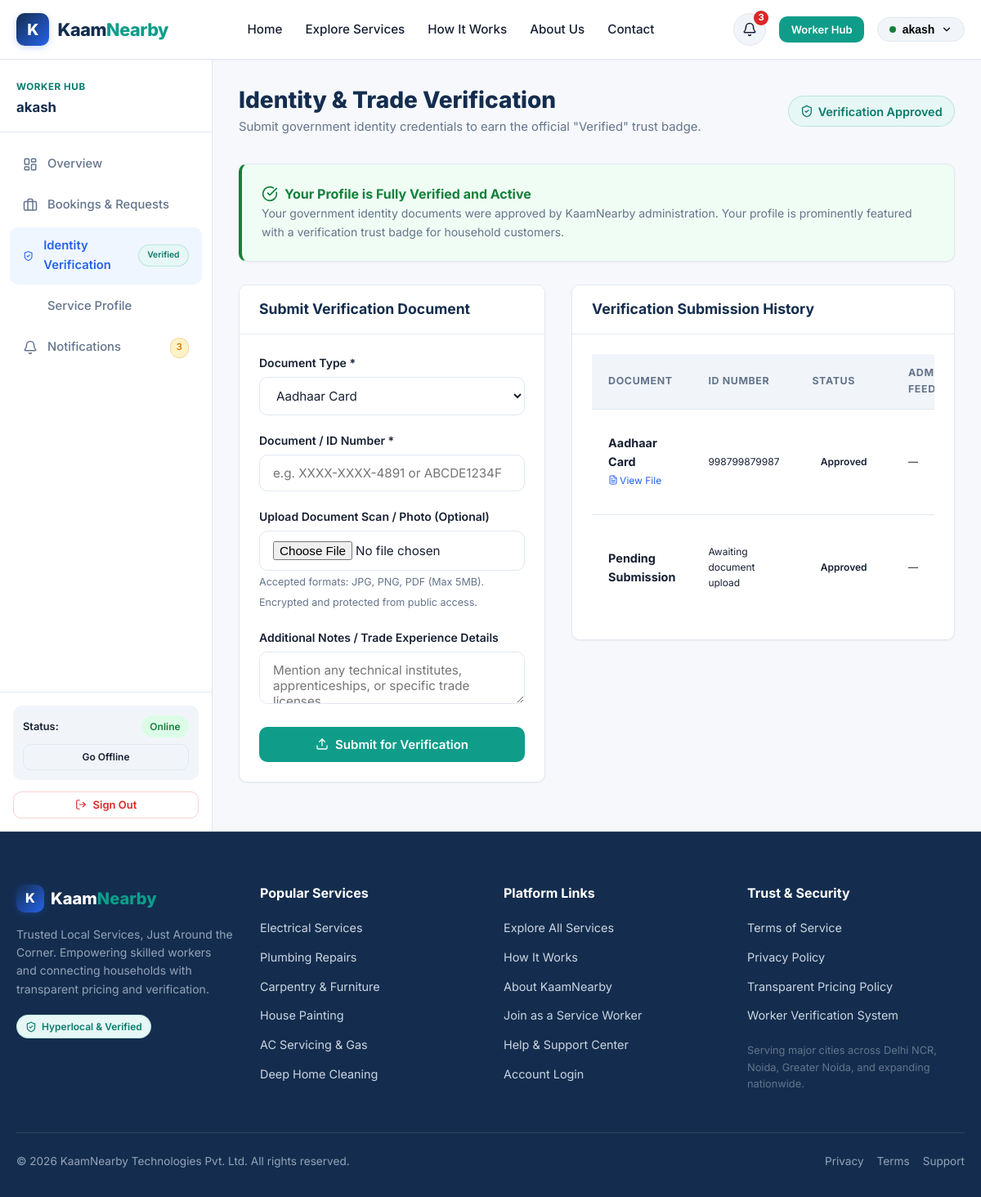
Screenshot of /worker/verification (signed in) with the database file from the repository.
### tables this page shows
CREATE TABLE users (
    id INTEGER PRIMARY KEY AUTOINCREMENT,
    name TEXT NOT NULL,
    email TEXT UNIQUE NOT NULL,
    password_hash TEXT NOT NULL,
    role TEXT NOT NULL CHECK(role IN ('customer', 'worker', 'admin')),
    phone TEXT,
    city TEXT NOT NULL,
    is_active INTEGER DEFAULT 1,
    created_at TIMESTAMP DEFAULT CURRENT_TIMESTAMP
);

CREATE TABLE workers (
    id INTEGER PRIMARY KEY AUTOINCREMENT,
    user_id INTEGER UNIQUE NOT NULL REFERENCES users(id) ON DELETE CASCADE,
    category TEXT NOT NULL,
    bio TEXT,
    experience_years INTEGER DEFAULT 2,
    starting_price REAL DEFAULT 300.0,
    service_area TEXT,
    available INTEGER DEFAULT 1 CHECK(available IN (0, 1)),
    verification_status TEXT DEFAULT 'pending' CHECK(verification_status IN ('pending', 'approved', 'rejected')),
    created_at TIMESTAMP DEFAULT CURRENT_TIMESTAMP,
    updated_at TIMESTAMP DEFAULT CURRENT_TIMESTAMP
);

CREATE TABLE verifications (
    id INTEGER PRIMARY KEY AUTOINCREMENT,
    worker_id INTEGER NOT NULL REFERENCES workers(id) ON DELETE CASCADE,
    doc_type TEXT NOT NULL,
    doc_number TEXT NOT NULL,
    file_path TEXT,
    note TEXT,
    status TEXT DEFAULT 'pending' CHECK(status IN ('pending', 'approved', 'rejected')),
    admin_note TEXT,
    reviewed_by INTEGER REFERENCES users(id),
    created_at TIMESTAMP DEFAULT CURRENT_TIMESTAMP,
    reviewed_at TIMESTAMP
);

### app.py (the view, shortened to what this page needs)
    @app.route('/worker/verification', methods=['GET', 'POST'])
    @worker_required
    def worker_verification():
        worker = get_current_worker()
        user = get_current_user()
        db = get_db()
        verifications = db.execute("""
            SELECT * FROM verifications WHERE worker_id = ? ORDER BY created_at DESC
        """, (worker['id'],)).fetchall()
        return render_template('worker/verification.html', worker=worker, user=user, verifications=verifications)

### templates/worker/verification.html (shortened to what this page needs)
{% extends 'base.html' %}
{% block content %}
<div class="dashboard-layout">
  {% include 'partials/sidebar.html' %}
  <div class="dashboard-content">
    <div class="dashboard-header">
      <div>
        <h1 class="dashboard-title">Identity & Trade Verification</h1>
        <p class="dashboard-subtitle">Submit government identity credentials to earn the official "Verified" trust badge.</p>
      </div>
      {% if worker.verification_status == 'approved' %}
        <span class="badge badge-verified" style="font-size:0.9rem; padding: 0.4rem 0.9rem;">
          <i data-lucide="shield-check" style="width:16px; height:16px;"></i> Verification Approved
        </span>
      {% elif worker.verification_status == 'pending' %}
        <span class="badge badge-pending" style="font-size:0.9rem; padding: 0.4rem 0.9rem;">
          <i data-lucide="clock" style="width:16px; height:16px;"></i> Review in Progress
        </span>
      {% else %}
        <span class="badge badge-rejected" style="font-size:0.9rem; padding: 0.4rem 0.9rem;">
          <i data-lucide="alert-circle" style="width:16px; height:16px;"></i> Verification Rejected
        </span>
      {% endif %}
    </div>
    {% if worker.verification_status == 'approved' %}
      <div class="card mb-6" style="border-left: 4px solid var(--color-success); background-color: #F0FDF4;">
        <div class="card-body">
          <div class="flex items-center gap-2 mb-1" style="color: var(--color-success); font-weight: 700;">
            <i data-lucide="check-circle" style="width: 20px; height: 20px;"></i>
            <span>Your Profile is Fully Verified and Active</span>
          </div>
          <p class="text-sm text-muted">
            Your government identity documents were approved by KaamNearby administration. Your profile is prominently featured with a verification trust badge for household customers.
          </p>
        </div>
      </div>
    {% endif %}
    <div style="display: grid; grid-template-columns: 1.2fr 1.5fr; gap: 2rem; align-items: flex-start;">
      <div class="card">
        <div class="card-header">
          <h3 class="card-title">Submit Verification Document</h3>
        </div>
        <div class="card-body">
          <form action="{{ url_for('worker_verification') }}" method="POST" enctype="multipart/form-data">
            <div class="form-group">
              <label for="doc_type">Document Type *</label>
              <select id="doc_type" name="doc_type" class="form-control" required>
                <option value="Aadhaar Card">Aadhaar Card</option>
              </select>
            </div>
            <div class="form-group">
              <label for="doc_number">Document / ID Number *</label>
              <input type="text" id="doc_number" name="doc_number" class="form-control" placeholder="e.g. XXXX-XXXX-4891 or ABCDE1234F" required>
            </div>
            <div class="form-group">
              <label for="document_file">Upload Document Scan / Photo (Optional)</label>
              <input type="file" id="document_file" name="document_file" class="form-control" accept=".png,.jpg,.jpeg,.pdf">
              <span class="help-text">Accepted formats: JPG, PNG, PDF (Max 5MB). Encrypted and protected from public access.</span>
            </div>
            <div class="form-group">
              <label for="note">Additional Notes / Trade Experience Details</label>
              <textarea id="note" name="note" rows="2" class="form-control" placeholder="Mention any technical institutes, apprenticeships, or specific trade licenses..."></textarea>
            </div>
            <button type="submit" class="btn btn-teal btn-block">
              <i data-lucide="upload" style="width: 16px; height: 16px;"></i> Submit for Verification
            </button>
          </form>
        </div>
      </div>
      <div class="card">
        <div class="card-header">
          <h3 class="card-title">Verification Submission History</h3>
        </div>
        <div class="card-body p-0">
          {% if verifications %}
            <div class="table-responsive">
              <table class="data-table">
                <thead>
                  <tr>
                    <th>Document</th>
                    <th>ID Number</th>
                    <th>Status</th>
                    <th>Admin Feedback</th>
                  </tr>
                </thead>
                <tbody>
                  {% for v in verifications %}
                    <tr>
                      <td>
                        <div class="font-bold">{{ v.doc_type }}</div>
                        {% if v.file_path %}
                          <a href="{{ url_for('secure_uploaded_file', filename=v.file_path) }}" target="_blank" class="text-xs text-primary" style="display:inline-flex; align-items:center; gap:2px;">
                            <i data-lucide="file-text" style="width:12px; height:12px;"></i> View File
                          </a>
                        {% endif %}
                      </td>
                      <td class="text-xs">{{ v.doc_number }}</td>
                      <td>
                        <span class="badge badge-{{ v.status }}">{{ v.status }}</span>
                      </td>
                      <td class="text-xs text-muted">
                        {{ v.admin_note or '—' }}
                      </td>
                    </tr>
                  {% endfor %}
                </tbody>
              </table>
            </div>
          {% else %}
            <div class="empty-state py-6">
              <div class="empty-state-title text-sm">No verification documents submitted yet.</div>
            </div>
          {% endif %}
        </div>
      </div>
    </div>
  </div>
</div>
{% endblock %}

### templates/partials/navbar.html (shortened to what this page needs)
<nav class="navbar">
  <div class="container nav-container">
    <a href="{{ url_for('index') }}" class="brand-logo">
      <div class="brand-icon-box">K</div>
      <span>Kaam<span class="accent">Nearby</span></span>
    </a>
    <ul class="nav-links" id="navLinks">
      <li><a href="{{ url_for('index') }}" class="{{ 'active' if request.endpoint == 'index' else '' }}">Home</a></li>
      <li><a href="{{ url_for('services') }}" class="{{ 'active' if request.endpoint == 'services' else '' }}">Explore Services</a></li>
      <li><a href="{{ url_for('how_it_works') }}" class="{{ 'active' if request.endpoint == 'how_it_works' else '' }}">How It Works</a></li>
      <li><a href="{{ url_for('about') }}" class="{{ 'active' if request.endpoint == 'about' else '' }}">About Us</a></li>
      <li><a href="{{ url_for('contact') }}" class="{{ 'active' if request.endpoint == 'contact' else '' }}">Contact</a></li>
    </ul>
    <div class="nav-actions">
      {% if current_user %}
        <a href="{{ url_for('notifications') }}" class="notif-btn" title="Notifications">
          <i data-lucide="bell" style="width: 18px; height: 18px;"></i>
          {% if unread_notifications_count > 0 %}
            <span class="notif-badge-count">{{ unread_notifications_count }}</span>
          {% endif %}
        </a>
        {% if current_user.role == 'customer' %}
          <a href="{{ url_for('customer_dashboard') }}" class="btn btn-outline-primary btn-sm">Dashboard</a>
        {% elif current_user.role == 'worker' %}
          <a href="{{ url_for('worker_dashboard') }}" class="btn btn-teal btn-sm">Worker Hub</a>
        {% elif current_user.role == 'admin' %}
          <a href="{{ url_for('admin_dashboard') }}" class="btn btn-navy btn-sm">Admin Panel</a>
        {% endif %}
        <div class="user-dropdown">
          <button class="dropdown-trigger" id="userDropdownTrigger" type="button">
            <span style="display:inline-block; width:8px; height:8px; border-radius:50%; background:var(--color-success);"></span>
            <span>{{ current_user.name.split(' ')[0] }}</span>
            <i data-lucide="chevron-down" style="width: 14px; height: 14px;"></i>
          </button>
        </div>
      {% else %}
        <a href="{{ url_for('login') }}" class="btn btn-outline btn-sm">Log In</a>
        <a href="{{ url_for('register') }}" class="btn btn-primary btn-sm">Get Started</a>
      {% endif %}
    </div>
  </div>
</nav>

### templates/partials/sidebar.html (shortened to what this page needs)
<aside class="sidebar">
  <div>
    <div class="sidebar-header">
      <div class="sidebar-user-role">
        {% if current_user.role == 'customer' %}
          Customer Portal
        {% elif current_user.role == 'worker' %}
          Worker Hub
        {% elif current_user.role == 'admin' %}
          Super Admin
        {% endif %}
      </div>
      <div class="sidebar-user-name">{{ current_user.name }}</div>
    </div>
    <ul class="sidebar-nav">
      {% if current_user.role == 'customer' %}
        <li>
          <a href="{{ url_for('customer_dashboard') }}" class="{{ 'active' if request.endpoint == 'customer_dashboard' else '' }}">
            <i data-lucide="layout-dashboard"></i> Overview
          </a>
        </li>
        <li>
          <a href="{{ url_for('services') }}">
            <i data-lucide="search"></i> Find Services
          </a>
        </li>
        <li>
          <a href="{{ url_for('customer_bookings') }}" class="{{ 'active' if request.endpoint in ('customer_bookings', 'customer_booking_detail') else '' }}">
            <i data-lucide="calendar"></i> My Bookings
          </a>
        </li>
        <li>
          <a href="{{ url_for('notifications') }}" class="{{ 'active' if request.endpoint == 'notifications' else '' }}">
            <i data-lucide="bell"></i> Notifications
            {% if unread_notifications_count > 0 %}
              <span class="badge badge-pending" style="margin-left:auto; font-size:0.7rem; padding:0.15rem 0.45rem;">{{ unread_notifications_count }}</span>
            {% endif %}
          </a>
        </li>
        <li>
          <a href="{{ url_for('customer_profile') }}" class="{{ 'active' if request.endpoint == 'customer_profile' else '' }}">
            <i data-lucide="user"></i> Profile Settings
          </a>
        </li>
      {% elif current_user.role == 'worker' %}
        <li>
          <a href="{{ url_for('worker_dashboard') }}" class="{{ 'active' if request.endpoint == 'worker_dashboard' else '' }}">
            <i data-lucide="layout-dashboard"></i> Overview
          </a>
        </li>
        <li>
          <a href="{{ url_for('worker_bookings') }}" class="{{ 'active' if request.endpoint in ('worker_bookings', 'worker_booking_detail') else '' }}">
            <i data-lucide="briefcase"></i> Bookings & Requests
          </a>
        </li>
        <li>
          <a href="{{ url_for('worker_verification') }}" class="{{ 'active' if request.endpoint == 'worker_verification' else '' }}">
            <i data-lucide="shield-check"></i> Identity Verification
            {% if current_worker and current_worker.verification_status == 'pending' %}
              <span class="badge badge-pending" style="margin-left:auto; font-size:0.65rem;">Pending</span>
            {% elif current_worker and current_worker.verification_status == 'approved' %}
              <span class="badge badge-verified" style="margin-left:auto; font-size:0.65rem;">Verified</span>
            {% endif %}
          </a>
        </li>
        <li>
          <a href="{{ url_for('worker_profile') }}" class="{{ 'active' if request.endpoint == 'worker_profile' else '' }}">
            <i data-lucide="tool"></i> Service Profile
          </a>
        </li>
        <li>
          <a href="{{ url_for('notifications') }}" class="{{ 'active' if request.endpoint == 'notifications' else '' }}">
            <i data-lucide="bell"></i> Notifications
            {% if unread_notifications_count > 0 %}
              <span class="badge badge-pending" style="margin-left:auto; font-size:0.7rem; padding:0.15rem 0.45rem;">{{ unread_notifications_count }}</span>
            {% endif %}
          </a>
        </li>
      {% endif %}
    </ul>
  </div>
  <div class="sidebar-footer">
    {% if current_user.role == 'worker' and current_worker %}
      <div style="margin-bottom: 0.85rem; padding: 0.75rem; background: var(--bg-subtle); border-radius: var(--radius-md);">
        <div class="flex items-center justify-between mb-2">
          <span style="font-size: 0.8rem; font-weight: 600;">Status:</span>
          {% if current_worker.available %}
            <span class="badge badge-available">Online</span>
          {% else %}
            <span class="badge badge-unavailable">Offline</span>
          {% endif %}
        </div>
        <form action="{{ url_for('worker_toggle_availability') }}" method="POST">
          <button type="submit" class="btn btn-outline btn-sm btn-block" style="font-size:0.75rem;">
            {{ 'Go Offline' if current_worker.available else 'Go Online' }}
          </button>
        </form>
      </div>
    {% endif %}
    <a href="{{ url_for('logout') }}" class="btn btn-outline btn-sm btn-block" style="color:var(--color-error); border-color:rgba(220,38,38,0.2);">
      <i data-lucide="log-out" style="width:14px; height:14px;"></i> Sign Out
    </a>
  </div>
</aside>

### rows the page displays
users: name "akash"
workers: available "Go Offline"
verifications: doc_type "Aadhaar Card", doc_number "998799879987", status "Approved", admin_note "—"
verifications: doc_type "Pending Submission", doc_number "Awaiting document upload", status "Approved", admin_note "—"

### other values shown
{{ unread_notifications_count }} "3"
